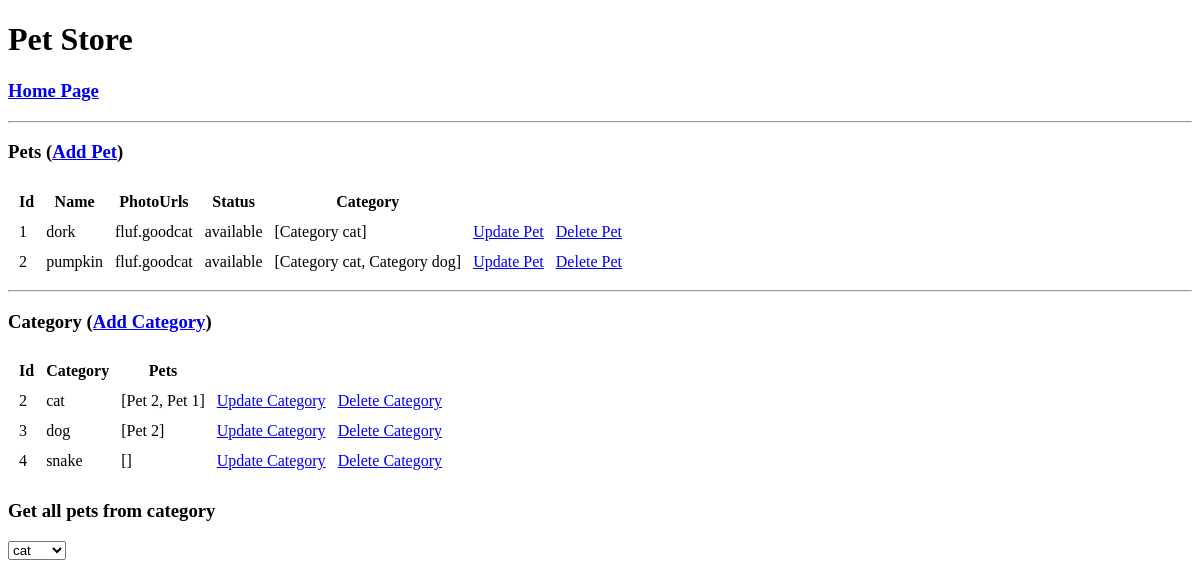
Before: / with the older database file.
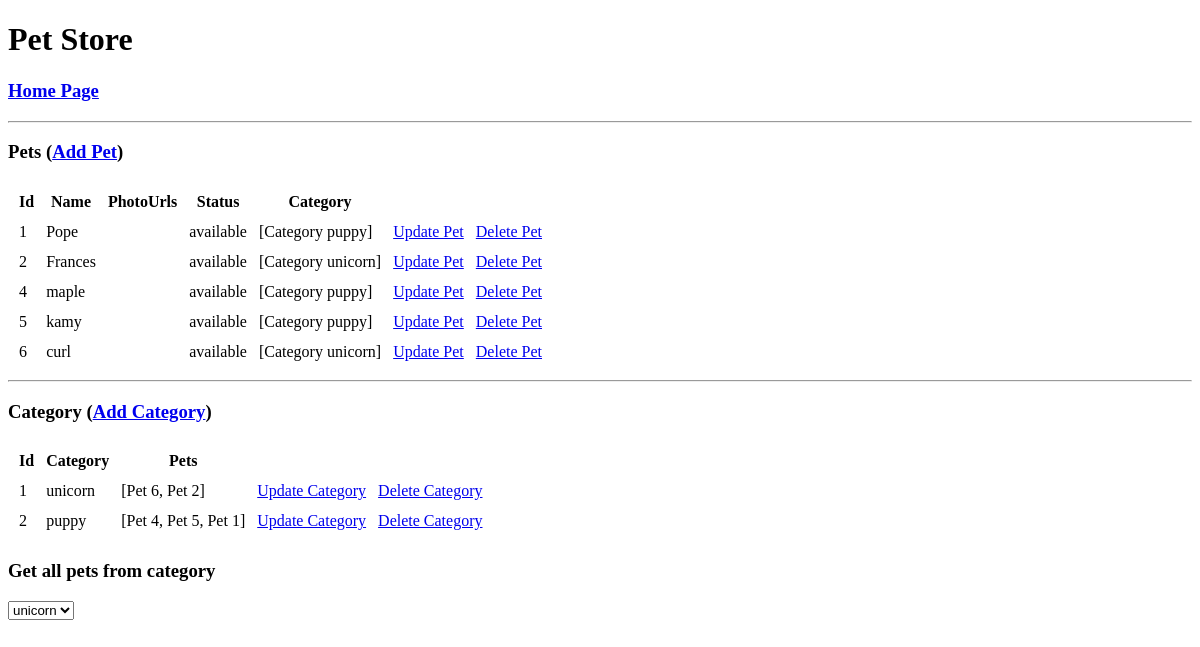
After: the same page with the newer database file.
### v3.py (models this page shows, shortened)
class Pet(db.Model):
    __tablename__ = 'pet'
    pet_id = db.Column(db.Integer, primary_key=True, autoincrement=True)
    pet_name = db.Column(db.String(64), nullable=False)
    photoUrls = db.Column(db.Text)
    status = db.Column(db.String(30))
    category_id = db.Column(db.Integer, db.ForeignKey('category.category_id'))
    categories = db.relationship('Category', secondary=association_table, back_populates='pets')
    def __repr__(self):
        return "Pet {}".format(self.pet_id)

class Category(db.Model):
    __tablename__ = 'category'
    category_id = db.Column(db.Integer, primary_key=True, autoincrement=True)
    category_name = db.Column(db.String(64), unique=True)
    pets = db.relationship('Pet', secondary=association_table, back_populates='categories')
    def __repr__(self):
        return "Category {}".format(self.category_name)

### v3.py (the view)
@app.route('/')
def home_page():
   return render_template('home_page.html', pets = Pet.query.all(),
    categories = Category.query.all())

### templates/home_page.html (shortened to what this page needs)
<!DOCTYPE html>
<html lang = "en">
   <head><h1>Pet Store</h1></head>
   <body>
      <h3>
         <a href = "{{ url_for('home_page') }}">Home Page</a>
      </h3>
      <hr/>
        <h3>Pets (<a href = "{{ url_for('pet') }}">Add Pet</a>)</h3>
        <table cellspacing="10">
           <thead>
              <tr>
                 <th>Id</th>
                 <th>Name</th>
                 <th>PhotoUrls</th>
                 <th>Status</th>
                 <th>Category</th>
              </tr>
           </thead>
           <tbody>
              {% for pet in pets %}
                 <tr>
                    <td>{{ pet.pet_id }}</td>
                    <td>{{ pet.pet_name }}</td>
                    <td>{{ pet.photoUrls }}</td>
                    <td>{{ pet.status }}</td>
                    <td>{{ pet.categories }}</td>
                    <td> <a href =
                      "{{ url_for('update_pet',pet_id=pet.pet_id) }}">Update Pet
                          </a> </td>
                    <td> <a href =
                      "{{ url_for('delete_pet',pet_id=pet.pet_id) }}">Delete Pet
                          </a> </td>
                 </tr>
              {% endfor %}
           </tbody>
        </table>
      <hr/>
      <h3>Category (<a href = "{{ url_for('add_category') }}">Add Category</a>)</h3>
      <table cellspacing="10">
         <thead>
            <tr>
               <th>Id</th>
               <th>Category</th>
               <th>Pets</th>
            </tr>
         </thead>
         <tbody>
            {% for category in categories %}
               <tr>
                  <td>{{ category.category_id }}</td>
                  <td>{{ category.category_name }}</td>
                  <td>{{ category.pets }}</td>
                  <td> <a href =
                    "{{ url_for('update_category',category_name=category.category_name) }}">Update Category
                        </a> </td>
                  <td> <a href =
                    "{{ url_for('delete_category',category_name=category.category_name) }}">Delete Category
                        </a> </td>
               </tr>
            {% endfor %}
         </tbody>
      </table>
      <h3> Get all pets from category </h3>
      <select name="form" onchange="location = this.value;">
        {% for category in categories %}
         <option value="{{ url_for('get_all_pets_by_category',category_name=category.category_name) }}">
           {{category.category_name}}</option>
        {% endfor %}
      </select>
   </body>
</html>

Changed rows visible on the page:
removed Category: category_id "3", category_name "dog", pets "[Pet 2]"
removed Category: category_id "4", category_name "snake", pets "[]"
changed Pet id 1: pet_name "dork" → "Pope"; categories "[Category cat]" → "[Category puppy]"; photoUrls "fluf.goodcat" → (not shown)
changed Pet id 2: pet_name "pumpkin" → "Frances"; categories "[Category cat, Category dog]" → "[Category unicorn]"; photoUrls "fluf.goodcat" → (not shown)
added Pet: pet_id "4", pet_name "maple", status "available", categories "[Category puppy]"
added Pet: pet_id "5", pet_name "kamy", status "available", categories "[Category puppy]"
added Pet: pet_id "6", pet_name "curl", status "available", categories "[Category unicorn]"
added Category: category_id "1", category_name "unicorn", pets "[Pet 6, Pet 2]"
changed Category id 2: category_name "cat" → "puppy"; pets "[Pet 2, Pet 1]" → "[Pet 4, Pet 5, Pet 1]"
Other visible differences:
form field form: "cat" → "unicorn"
